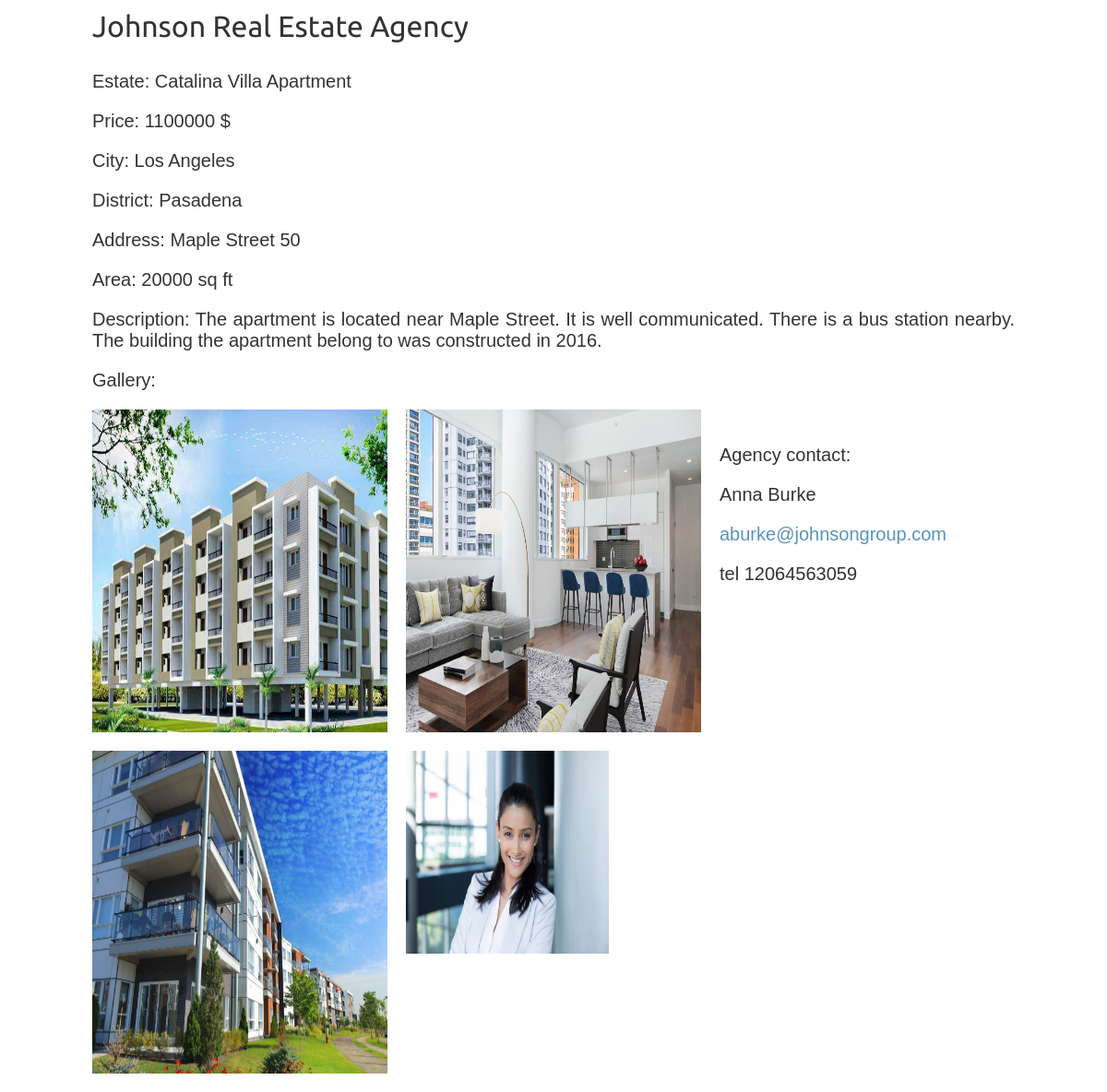
Page /3 on the committed database.
### agency/models.py (models this page shows, shortened)
class Estate(models.Model):
	name = models.CharField(max_length=200)
	employee = models.ForeignKey(Employee, related_name='estates', on_delete=models.CASCADE)
	city = models.CharField(max_length=200, db_index=True)
	district = models.CharField(max_length=200)
	adress = models.CharField(max_length=200)
	image1 = models.ImageField(upload_to='estates/%Y/%m/%d', blank=True)
	image2 = models.ImageField(upload_to='estates/%Y/%m/%d', blank=True)
	image3 = models.ImageField(upload_to='estates/%Y/%m/%d', blank=True)
	area = models.DecimalField(max_digits=20, decimal_places=0)
	price = models.DecimalField(max_digits=20, decimal_places=0)
	description = models.TextField(blank=True)
	class Meta:
		ordering = ('name',)
		verbose_name = 'estate'
		verbose_name_plural = 'estates'

class Employee(models.Model):
	name = models.CharField(max_length=200, db_index=True)
	image = models.ImageField(upload_to='employees/%Y/%m/%d', blank=True)
	mail = models.CharField(max_length=200, db_index=True)
	phone = models.DecimalField(max_digits=20, decimal_places=0)
	description = models.TextField(blank=True)
	class Meta:
		ordering = ('name',)
		verbose_name = 'employee'
		verbose_name_plural = 'employees'
	def __str__(self):
		return self.name

### agency/views.py (the view)
# urls.py: path('<int:id>', views.estate_detail, name='estate_detail'),
def estate_detail(request, id):
	estate = get_object_or_404(Estate, id=id)
	return render(request, 'agency/estate/detail.html', {'estate': estate})

### agency/templates/agency/estate/detail.html (shortened to what this page needs)
{% extends "agency/base.html" %}
{% load static %}
{% block content %}
	<div class="estate-detail">
		<p class="price"> Estate: {{ estate.name }} </p>
		<p class="price"> Price: {{ estate.price }} $</p>
		<p class="price">City: {{ estate.city }}</p>
		<p class="price">District: {{ estate.district }}</p>
		<p class="price">Address: {{ estate.adress }}</p>
		<p class="price">Area: {{ estate.area }} sq ft</p>
		<p class="price">Description: {{ estate.description }}</p>
		<p class="price"> Gallery:</p>
		<div class="gallery">
			<img src="{% if estate.image1 %}{{ estate.image1.url }}{% else %}
			{% static "img/no_image.png" %}{% endif %}">
			<img src="{% if estate.image2 %}{{ estate.image2.url }}{% else %}
			{% static "img/no_image.png" %}{% endif %}">
			<img src="{% if estate.image3 %}{{ estate.image3.url }}{% else %}
			{% static "img/no_image.png" %}{% endif %}">
		</div>
		<br>
		<p class="price"> Agency contact:</p>
		<div class="agency_contact">
			<p class="price">{{ estate.employee }}</p>
			<p class="price"><a href = "mailto: {{ estate.employee.mail }}">{{ estate.employee.mail }}</a></p>
			<p class="price"> tel {{ estate.employee.phone }}</p>
			<img class="employee_photo_in_detail_view" src="{% if estate.employee.image %}{{ estate.employee.image.url }}{% else %}{% static "img/no_image.png" %}{% endif %}">
		</div>
	</div>
{% endblock %}

### agency/static/css/base.css (style rules this page uses)
body { margin:0; padding:0; font-family:helvetica, sans-serif; }
a { text-decoration:none; color:#5993bb; }
.estate-detail { text-align:justify; }
.estate-detail .price { color:#333; font-size:20px; }
.estate-detail .gallery { width:100%; }
.estate-detail .agency_contact { width:100%; }
.estate-detail .agency_contact img { width:220px; height:220px; }
.estate-detail img { width:32%; height: 350px; float:left; padding:0 20px 20px 0; }

### rows in the picture
Estate: name "Catalina Villa Apartment", price "1100000", city "Los Angeles", district "Pasadena", adress "Maple Street 50", area "20000", description "The apartment is located near Maple Street. It is well communicated. There is a bus station nearby. The building the apartment belong to was constructed in 2016.", image1 (picture), image2 (picture), image3 (picture), employee "Anna Burke", employee.mail "aburke@johnsongroup.com", employee.phone "12064563059", employee.image (picture)
